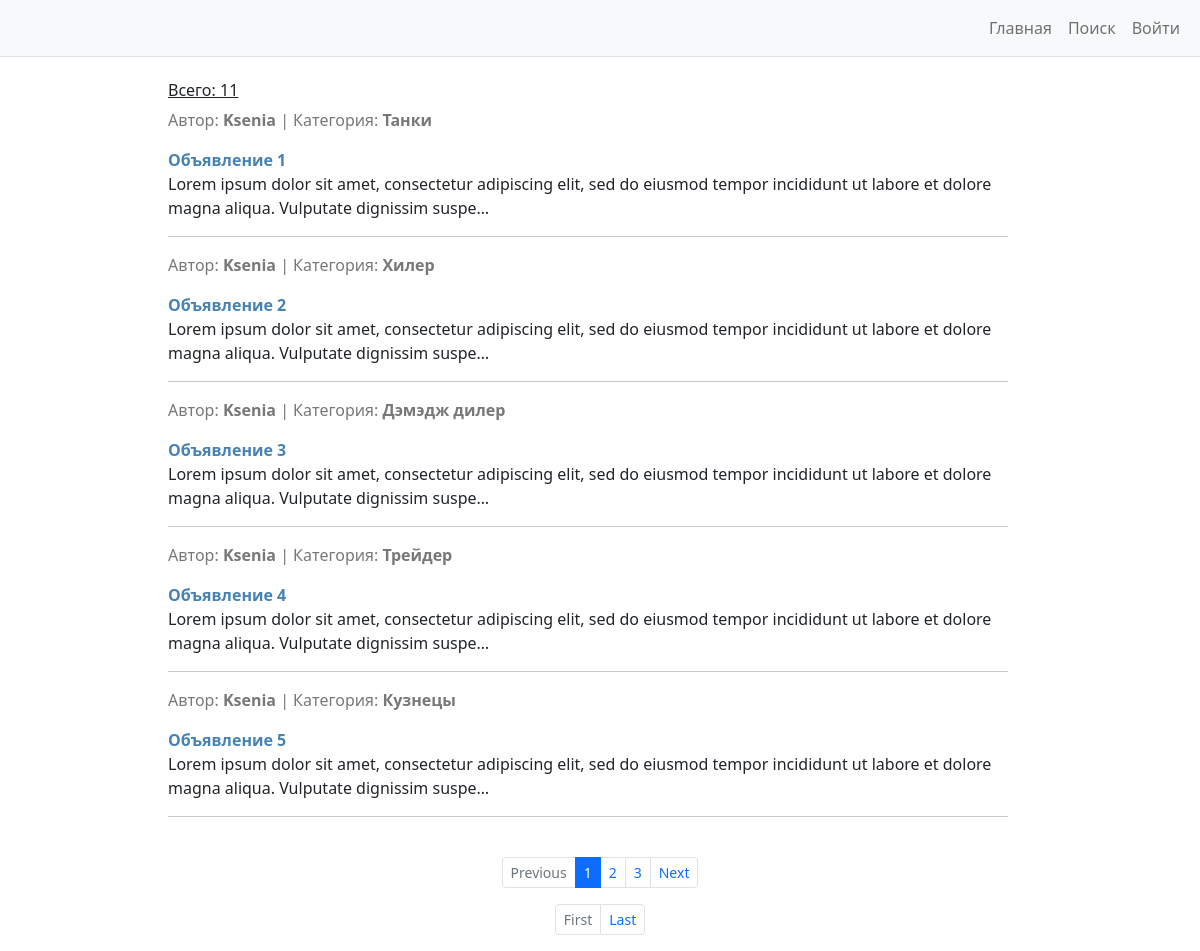
The page / on the database its author committed.
### advertisments/models.py (models this page shows, shortened)
class Ad(models.Model):
    pub_date = models.DateTimeField(
        auto_now_add=True
    )
    author = models.ForeignKey(
        to=User,
        on_delete=models.CASCADE,
    )
    title = models.CharField(
        max_length=255,
        help_text='До 255 символов',
    )
    category = models.CharField(
        max_length=18,
        choices=CATEGORIES,
        default=None,
    )
    content = RichTextUploadingField(
        blank=True
    )
    class Meta:
        ordering = ['pub_date']
        verbose_name = 'Объявление'
        verbose_name_plural = 'Объявления'

### advertisments/views.py (the view)
# urls.py: path('', AdsListView.as_view(), name='ads_list'),
class AdsListView(ListView):
    model = Ad
    context_object_name = 'ads_list'
    template_name = 'ads_list.html'
    paginate_by = 5
    def get_context_data(self, *, object_list=None, **kwargs):
        context = super().get_context_data(**kwargs)
        context['ads_total'] = Ad.objects.count()
        return context

### advertisments/templates/ads_list.html (shortened to what this page needs)
{% extends 'base.html' %}
{% block content %}
<div class="container-fluid" id="centerLayer">
    <h6 class="mt-4"><u>Всего: {{ ads_total }}</u></h6>
    {% for ad in ads_list %}
        <p style="color:rgb(120, 120, 120)">
            Автор: <b>{{ ad.author }}</b> | Категория: <b>{{ ad.category }}</b>
        </p>
        <p>
            <a style="color:#4682B4" href="{% url 'ads_detail' ad.id %}"><b>{{ ad.title }}</b></a>
            <br />
            {{ ad.content|striptags|truncatechars:150 }}
        </p>
        <hr>
    {% endfor %}
</div>
<br>
<nav aria-label="Page navigation example">
    <ul class="pagination pagination-sm justify-content-center">
        {% if page_obj.has_previous %}
        <li class="page-item">
            <a class="page-link" href="?page={{ page_obj.previous_page_number }}">
                Previous
            </a>
        </li>
        {% else %}
        <li class="page-item disabled">
            <a class="page-link" href="#">
                Previous
            </a>
        </li>
        {% endif %}
        {% if page_obj.paginator.num_pages <= 5 %}
        {% for page_num in page_obj.paginator.page_range %}
        {% if page_num == page_obj.number %}
        <li class="page-item active" aria-current="page">
            <a class="page-link" href="?page={{ page_num }}">
                {{ page_num }}
            </a>
        </li>
        {% else %}
        <li class="page-item">
            <a class="page-link" href="?page={{ page_num }}">
                {{ page_num }}
            </a>
        </li>
        {% endif %}
        {% endfor %}
        {% endif %}
        {% if page_obj.has_next %}
        <li class="page-item">
            <a class="page-link" href="?page={{ page_obj.next_page_number }}">
                Next
            </a>
        </li>
        {% else %}
        <li class="page-item disabled">
            <a class="page-link" href="#">
                Next
            </a>
        </li>
        {% endif %}
    </ul>
</nav>
<nav aria-label="Page navigation example">
    <ul class="pagination pagination-sm justify-content-center">
        {% if page_obj.has_previous %}
        <li class="page-item">
            <a class="page-link" href="?page=1">
                First
            </a>
        </li>
        {% else %}
        <li class="page-item disabled">
            <a class="page-link" href="#">
                First
            </a>
        </li>
        {% endif %}
        {% if page_obj.has_next %}
        <li class="page-item">
            <a class="page-link" href="?page={{ page_obj.paginator.num_pages }}">
                Last
            </a>
        </li>
        {% else %}
        <li class="page-item disabled">
            <a class="page-link" href="#">
                Last
            </a>
        </li>
        {% endif %}
    </ul>
</nav>
{% endblock content %}

### templates/base.html (style rules this page uses)
#centerLayer { margin-left: 13%; width: 72%; }
a { text-decoration: none }

### rows shown on the page
Ad: author "Ksenia", category "Танки", title "Объявление 1", content "Lorem ipsum dolor sit amet, consectetur adipiscing elit, sed do eiusmod tempor incididunt ut labore et dolore magna aliqua. Vulputate dignissim suspe…"
Ad: author "Ksenia", category "Хилер", title "Объявление 2", content "Lorem ipsum dolor sit amet, consectetur adipiscing elit, sed do eiusmod tempor incididunt ut labore et dolore magna aliqua. Vulputate dignissim suspe…"
Ad: author "Ksenia", category "Дэмэдж дилер", title "Объявление 3", content "Lorem ipsum dolor sit amet, consectetur adipiscing elit, sed do eiusmod tempor incididunt ut labore et dolore magna aliqua. Vulputate dignissim suspe…"
Ad: author "Ksenia", category "Трейдер", title "Объявление 4", content "Lorem ipsum dolor sit amet, consectetur adipiscing elit, sed do eiusmod tempor incididunt ut labore et dolore magna aliqua. Vulputate dignissim suspe…"
Ad: author "Ksenia", category "Кузнецы", title "Объявление 5", content "Lorem ipsum dolor sit amet, consectetur adipiscing elit, sed do eiusmod tempor incididunt ut labore et dolore magna aliqua. Vulputate dignissim suspe…"

### other values the page prints
{{ ads_total }} "11"
{{ page_num }} "1"
{{ page_num }} "2" "3"
